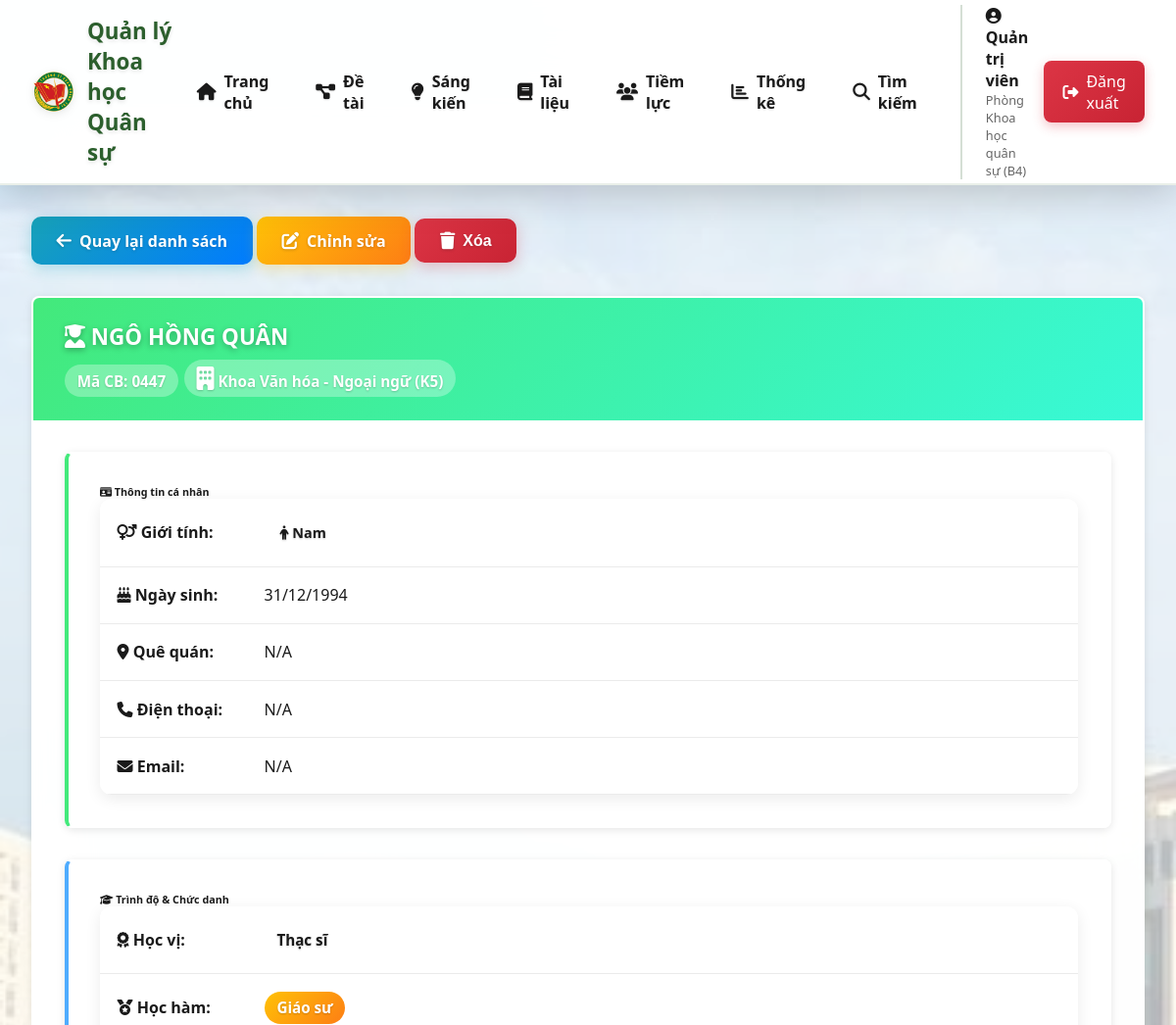
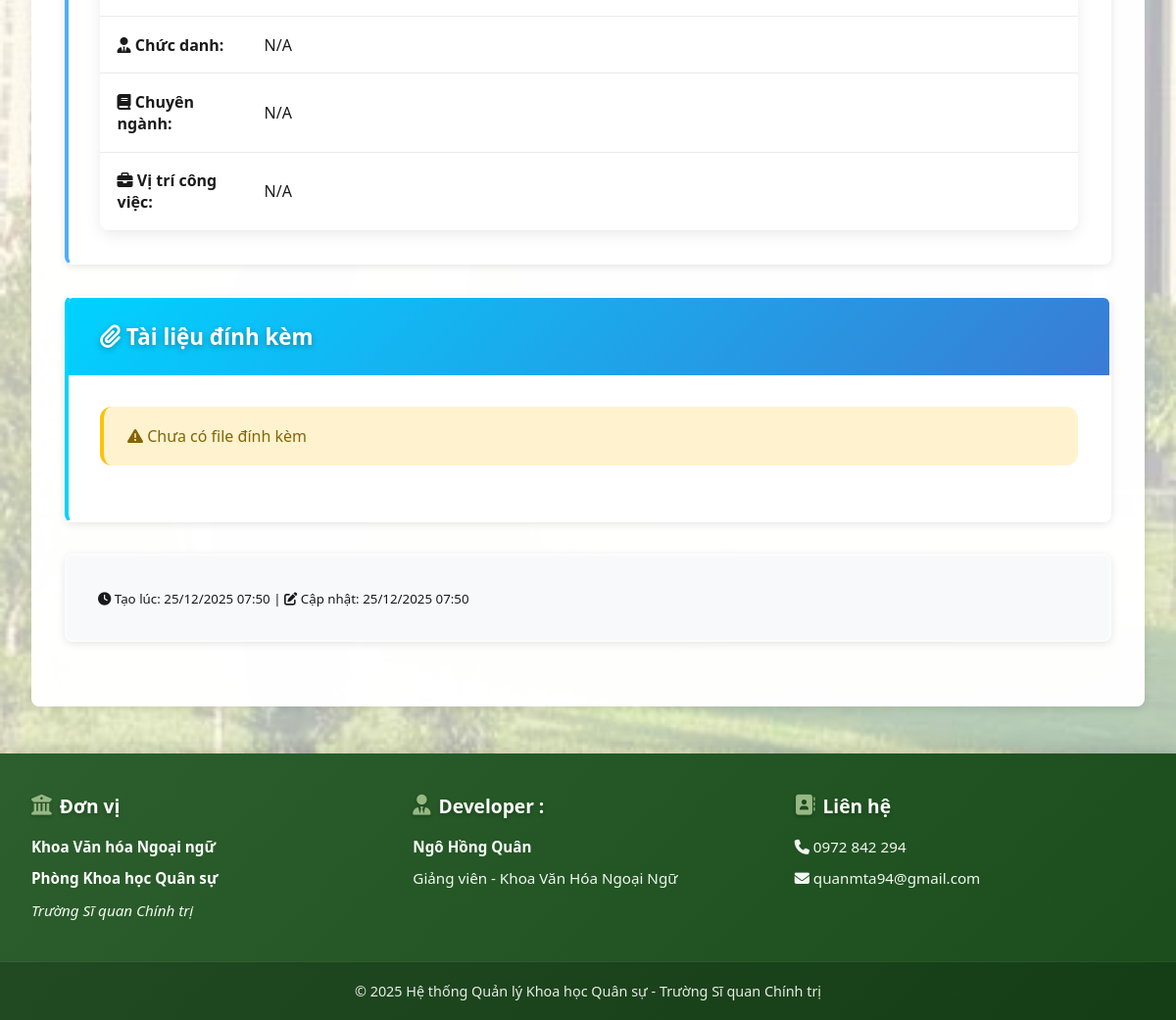
The page /tiemluc/detail/1 (signed in) on the database its author committed (2 pictures, top to bottom).
### models/__init__.py (models this page shows, shortened)
class User(UserMixin, db.Model):
    __tablename__ = 'users'
    id = db.Column(db.Integer, primary_key=True)
    username = db.Column(db.String(80), unique=True, nullable=False)
    email = db.Column(db.String(120), unique=True, nullable=False)
    password_hash = db.Column(db.String(255), nullable=False)
    full_name = db.Column(db.String(120), nullable=False)
    role = db.Column(db.String(20), default='user')  # admin, manager, user
    don_vi = db.Column(db.String(120))  # Đơn vị của người dùng
    created_at = db.Column(db.DateTime, default=datetime.utcnow)

class TiemLuc(db.Model):
    __tablename__ = 'tiem_luc'
    id = db.Column(db.Integer, primary_key=True)
    ma_can_bo = db.Column(db.String(50), unique=True, nullable=False)
    ho_ten = db.Column(db.String(120), nullable=False)
    ngay_sinh = db.Column(db.Date)
    gioi_tinh = db.Column(db.String(10))
    don_vi = db.Column(db.String(120))
    chuc_vu = db.Column(db.String(100))
    chuc_danh = db.Column(db.String(100))
    nha_giao = db.Column(db.String(100))
    hoc_vi = db.Column(db.String(50))  # Tiến sĩ, Thạc sĩ, Cử nhân
    hoc_ham = db.Column(db.String(50))  # Giáo sư, Phó Giáo sư
    chuyen_mon = db.Column(db.String(255))
    email = db.Column(db.String(120))
    dien_thoai = db.Column(db.String(20))
    kinh_nghiem = db.Column(db.Text)
    thanh_tich = db.Column(db.Text)
    created_by = db.Column(db.Integer, db.ForeignKey('users.id'))
    created_at = db.Column(db.DateTime, default=datetime.utcnow)
    updated_at = db.Column(db.DateTime, default=datetime.utcnow, onupdate=datetime.utcnow)
    creator = db.relationship('User', backref='tiem_luc_created')

### routes/main.py (the view)
@main_bp.route('/tiemluc/detail/<int:id>')
@login_required
def tiemluc_detail(id):
    tiemluc = TiemLuc.query.get_or_404(id)
    return render_template('tiemluc/detail.html',
                         tiemluc=tiemluc,
                         detai_list=detai_list,
                         sangkien_list=sangkien_list,
                         tailieu_list=tailieu_list)

### templates/tiemluc/detail.html (shortened to what this page needs)
{% extends "base.html" %}
{% block content %}
<div style="margin-bottom: 2rem;">
    <a href="{{ url_for('main.tiemluc_list') }}" class="btn btn-info">
        <i class="fas fa-arrow-left"></i> Quay lại danh sách
    </a>
    {% if current_user.role == 'admin' or current_user.don_vi == tiemluc.don_vi %}
    <a href="{{ url_for('main.tiemluc_edit', id=tiemluc.id) }}" class="btn btn-warning">
        <i class="fas fa-edit"></i> Chỉnh sửa
    </a>
    <form method="POST" action="{{ url_for('main.tiemluc_delete', id=tiemluc.id) }}" style="display: inline;"
          onsubmit="return confirm('Bạn có chắc chắn muốn xóa thông tin cán bộ này?');">
        <button type="submit" class="btn btn-danger">
            <i class="fas fa-trash"></i> Xóa
        </button>
    </form>
    {% endif %}
</div>
<div class="card">
    <div class="card-header" style="background: linear-gradient(135deg, #43e97b 0%, #38f9d7 100%); color: white;">
        <div class="row align-items-center">
            <div class="col-md-8">
                <h4 style="margin: 0;"><i class="fas fa-user-graduate"></i> {{ tiemluc.ho_ten }}</h4>
                <div style="margin-top: 0.5rem;">
                    <span class="badge" style="background-color: rgba(255,255,255,0.3); font-size: 0.95rem; padding: 0.4rem 0.8rem;">
                        Mã CB: {{ tiemluc.ma_can_bo }}
                    </span>
                    <span class="badge" style="background-color: rgba(255,255,255,0.3); font-size: 0.95rem; padding: 0.4rem 0.8rem;">
                        <i class="fas fa-building"></i> {{ tiemluc.don_vi }}
                    </span>
                </div>
            </div>
        </div>
    </div>
    <div class="card-body">
        <div class="row">
            <div class="col-md-6">
                <div class="card mb-3" style="border-left: 4px solid #43e97b;">
                    <div class="card-body">
                        <h6 class="text-success"><i class="fas fa-id-card"></i> Thông tin cá nhân</h6>
                        <table class="table table-borderless table-sm">
                            <tr>
                                <td style="width: 150px;"><strong><i class="fas fa-venus-mars"></i> Giới tính:</strong></td>
                                <td>
                                    {% if tiemluc.gioi_tinh == 'Nam' %}
                                        <span class="badge badge-primary"><i class="fas fa-male"></i> Nam</span>
                                    {% elif tiemluc.gioi_tinh == 'Nữ' %}
                                        <span class="badge badge-danger"><i class="fas fa-female"></i> Nữ</span>
                                    {% else %}
                                        N/A
                                    {% endif %}
                                </td>
                            </tr>
                            <tr>
                                <td><strong><i class="fas fa-birthday-cake"></i> Ngày sinh:</strong></td>
                                <td>
                                    {% if tiemluc.ngay_sinh %}
                                        {{ tiemluc.ngay_sinh.strftime('%d/%m/%Y') }}
                                    {% else %}
                                        N/A
                                    {% endif %}
                                </td>
                            </tr>
                            <tr>
                                <td><strong><i class="fas fa-map-marker-alt"></i> Quê quán:</strong></td>
                                <td>{{ tiemluc.que_quan or 'N/A' }}</td>
                            </tr>
                            <tr>
                                <td><strong><i class="fas fa-phone"></i> Điện thoại:</strong></td>
                                <td>
                                    {% if tiemluc.dien_thoai %}
                                        <a href="tel:{{ tiemluc.dien_thoai }}" class="text-primary">
                                            <i class="fas fa-phone-square"></i> {{ tiemluc.dien_thoai }}
                                        </a>
                                    {% else %}
                                        N/A
                                    {% endif %}
                                </td>
                            </tr>
                            <tr>
                                <td><strong><i class="fas fa-envelope"></i> Email:</strong></td>
                                <td>
                                    {% if tiemluc.email %}
                                        <a href="mailto:{{ tiemluc.email }}" class="text-primary">
                                            <i class="fas fa-envelope-square"></i> {{ tiemluc.email }}
                                        </a>
                                    {% else %}
                                        N/A
                                    {% endif %}
                                </td>
                            </tr>
                        </table>
                    </div>
                </div>
            </div>
            <div class="col-md-6">
                <div class="card mb-3" style="border-left: 4px solid #4facfe;">
                    <div class="card-body">
                        <h6 class="text-primary"><i class="fas fa-graduation-cap"></i> Trình độ & Chức danh</h6>
                        <table class="table table-borderless table-sm">
                            <tr>
                                <td style="width: 150px;"><strong><i class="fas fa-award"></i> Học vị:</strong></td>
                                <td>
                                    {% if tiemluc.hoc_vi %}
                                        <span class="badge badge-primary" style="font-size: 0.95rem; padding: 0.4rem 0.8rem;">
                                            {{ tiemluc.hoc_vi }}
                                        </span>
                                    {% else %}
                                        N/A
                                    {% endif %}
                                </td>
                            </tr>
                            <tr>
                                <td><strong><i class="fas fa-medal"></i> Học hàm:</strong></td>
                                <td>
                                    {% if tiemluc.hoc_ham %}
                                        <span class="badge badge-warning" style="font-size: 0.95rem; padding: 0.4rem 0.8rem;">
                                            {{ tiemluc.hoc_ham }}
                                        </span>
                                    {% else %}
                                        N/A
                                    {% endif %}
                                </td>
                            </tr>
                            <tr>
                                <td><strong><i class="fas fa-user-tie"></i> Chức danh:</strong></td>
                                <td>{{ tiemluc.chuc_danh or 'N/A' }}</td>
                            </tr>
                            <tr>
                                <td><strong><i class="fas fa-book"></i> Chuyên ngành:</strong></td>
                                <td>{{ tiemluc.chuyen_nganh or 'N/A' }}</td>
                            </tr>
                            <tr>
                                <td><strong><i class="fas fa-briefcase"></i> Vị trí công việc:</strong></td>
                                <td>{{ tiemluc.vi_tri_cong_viec or 'N/A' }}</td>
                            </tr>
                        </table>
                    </div>
                </div>
            </div>
        </div>
        <div class="card" style="border-left: 4px solid #00d2ff;">
            <div class="card-header" style="background: linear-gradient(135deg, #00d2ff 0%, #3a7bd5 100%); color: white;">
                <strong><i class="fas fa-paperclip"></i> Tài liệu đính kèm</strong>
            </div>
            <div class="card-body">
                <div class="row">
                    {% if not tiemluc.cv_ca_nhan and not tiemluc.bang_cap and not tiemluc.chung_chi %}
                    <div class="col-12">
                        <div class="alert alert-warning">
                            <i class="fas fa-exclamation-triangle"></i> Chưa có file đính kèm
                        </div>
                    </div>
                    {% endif %}
                </div>
            </div>
        </div>
        <div class="card mt-3" style="background-color: #f8f9fa;">
            <div class="card-body">
                <small class="text-muted">
                    <i class="fas fa-clock"></i> Tạo lúc: {{ tiemluc.created_at.strftime('%d/%m/%Y %H:%M') if tiemluc.created_at else 'N/A' }}
                    {% if tiemluc.updated_at %}
                        | <i class="fas fa-edit"></i> Cập nhật: {{ tiemluc.updated_at.strftime('%d/%m/%Y %H:%M') }}
                    {% endif %}
                </small>
            </div>
        </div>
    </div>
</div>
{% endblock %}

### templates/base.html (shortened to what this page needs)
<!DOCTYPE html>
<html lang="vi">
<head>
    <link rel="stylesheet" href="{{ url_for('static', filename='css/style.css') }}">
    <link rel="stylesheet" href="https://cdnjs.cloudflare.com/ajax/libs/font-awesome/6.4.0/css/all.min.css">
</head>
<body>
    {% if current_user.is_authenticated %}
    <nav class="navbar">
        <div class="navbar-container">
            <a href="{{ url_for('main.dashboard') }}" class="navbar-brand">
                <img src="{{ url_for('static', filename='images/logo.png') }}" alt="Logo">
                <span class="desktop-only">Quản lý Khoa học Quân sự</span>
            </a>
            <div class="navbar-menu" id="navbarMenu">
                <a href="{{ url_for('main.dashboard') }}" class="nav-link">
                    <i class="fas fa-home"></i> Trang chủ
                </a>
                <a href="{{ url_for('main.detai_list') }}" class="nav-link">
                    <i class="fas fa-project-diagram"></i> Đề tài
                </a>
                <a href="{{ url_for('main.sangkien_list') }}" class="nav-link">
                    <i class="fas fa-lightbulb"></i> Sáng kiến
                </a>
                <a href="{{ url_for('main.giaotrinh_list') }}" class="nav-link">
                    <i class="fas fa-book"></i> Tài liệu
                </a>
                <a href="{{ url_for('main.tiemluc_list') }}" class="nav-link">
                    <i class="fas fa-users"></i> Tiềm lực
                </a>
                <a href="{{ url_for('main.thongke') }}" class="nav-link">
                    <i class="fas fa-chart-bar"></i> Thống kê
                </a>
                <a href="{{ url_for('main.timkiem') }}" class="nav-link">
                    <i class="fas fa-search"></i> Tìm kiếm
                </a>
                <div class="user-section">
                    <div class="user-info">
                        <span class="user-name">
                            <i class="fas fa-user-circle"></i> {{ current_user.full_name }}
                        </span>
                        {% if current_user.don_vi %}
                        <span class="user-unit">{{ current_user.don_vi }}</span>
                        {% endif %}
                    </div>
                    <a href="{{ url_for('auth.logout') }}" class="btn-logout">
                        <i class="fas fa-sign-out-alt"></i> Đăng xuất
                    </a>
                </div>
            </div>
        </div>
    </nav>
    {% endif %}
    <div class="container">
        {% block content %}{% endblock %}
    </div>
    <footer class="footer">
        <div class="footer-container">
            <div class="footer-section">
                <h4><i class="fas fa-university"></i> Đơn vị</h4>
                <p><strong>Khoa Văn hóa Ngoại ngữ</strong></p>
                <p><strong>Phòng Khoa học Quân sự</strong></p>
                <p><em><a href="http://daihocchinhtri.edu.vn/">Trường Sĩ quan Chính trị</a></em></p>
            </div>
            <div class="footer-section">
                <h4><i class="fas fa-user-tie"></i> Developer :</h4>
                <p><strong>Ngô Hồng Quân</strong></p>
                <p>Giảng viên - Khoa Văn Hóa Ngoại Ngữ</p>
            </div>
            <div class="footer-section">
                <h4><i class="fas fa-address-book"></i> Liên hệ</h4>
                <p><i class="fas fa-phone"></i> <a href="tel:0972842294">0972 842 294</a></p>
                <p><i class="fas fa-envelope"></i> <a href="mailto:quanmta94@gmail.com">quanmta94@gmail.com</a></p>
            </div>
        </div>
        <div class="footer-bottom">
            <p>&copy; 2025 Hệ thống Quản lý Khoa học Quân sự - Trường Sĩ quan Chính trị</p>
        </div>
    </footer>
</body>
</html>

### templates/tiemluc/detail.html (style rules this page uses)
.card { box-shadow: 0 2px 8px rgba(0,0,0,0.1); border-radius: 8px; }
.table td, .table th { vertical-align: middle; }

### rows shown on the page
User: full_name "Quản trị viên", don_vi "Phòng Khoa học quân sự (B4)"
TiemLuc: ho_ten "NGÔ HỒNG QUÂN", ma_can_bo "0447", don_vi "Khoa Văn hóa - Ngoại ngữ (K5)", ngay_sinh "31/12/1994", hoc_vi "Thạc sĩ", hoc_ham "Giáo sư", chuc_danh "N/A", created_at "25/12/2025 07:50", updated_at "25/12/2025 07:50"

### other values the page prints
{{ tiemluc.que_quan or 'N/A' }} "N/A"
{{ tiemluc.chuyen_nganh or 'N/A' }} "N/A"
{{ tiemluc.vi_tri_cong_viec or 'N/A' }} "N/A"
